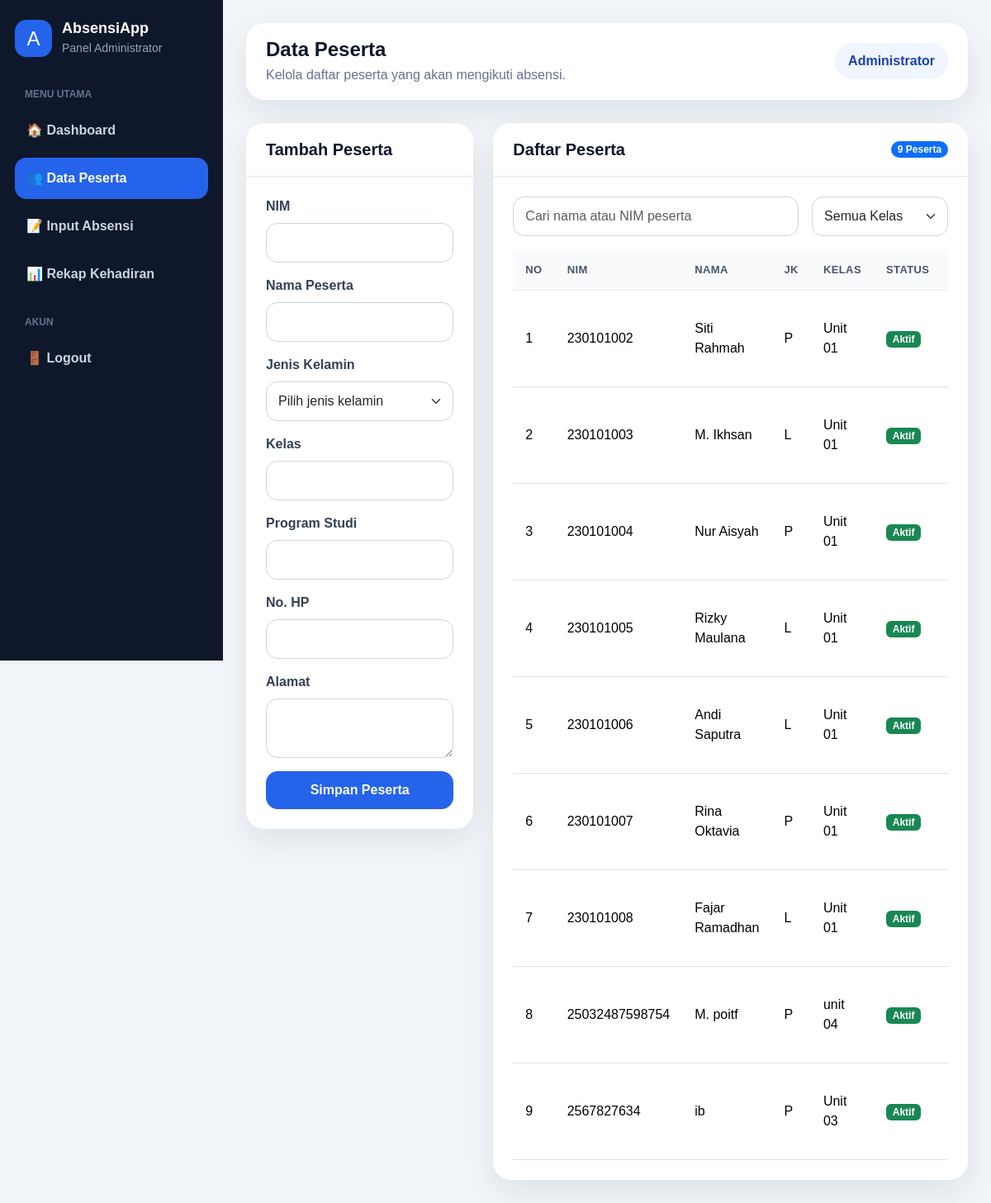
Page /peserta.php on the committed database.
### tables this page shows
CREATE TABLE `peserta` (
  `id_peserta` int(11) NOT NULL,
  `nim` varchar(30) NOT NULL,
  `nama_peserta` varchar(100) NOT NULL,
  `jenis_kelamin` enum('L','P') NOT NULL,
  `kelas` varchar(50) NOT NULL,
  `prodi` varchar(100) DEFAULT NULL,
  `no_hp` varchar(20) DEFAULT NULL,
  `alamat` text DEFAULT NULL,
  `status_peserta` enum('aktif','nonaktif') DEFAULT 'aktif',
  `created_at` timestamp NOT NULL DEFAULT current_timestamp()
);

### peserta.php (the view, shortened to what this page needs)
<?php
require_once 'koneksi.php';
?>
<!DOCTYPE html>
<html lang="id">
<head>
    <link href="https://cdn.jsdelivr.net/npm/bootstrap@5.3.8/dist/css/bootstrap.min.css" rel="stylesheet">
    <link rel="stylesheet" href="assets/css/style.css">
</head>
<body>
<div class="app-layout">
    <aside class="sidebar">
        <div class="logo">
            <div class="logo-box">A</div>
            <div>
                <h4>AbsensiApp</h4>
                <small>Panel Administrator</small>
            </div>
        </div>
        <div class="menu-label">Menu Utama</div>
        <ul class="nav-menu">
            <li><a href="dashboard.php">🏠 Dashboard</a></li>
            <li><a href="peserta.php" class="active">👥 Data Peserta</a></li>
            <li><a href="absensi.php">📝 Input Absensi</a></li>
            <li><a href="rekap.php">📊 Rekap Kehadiran</a></li>
        </ul>
        <div class="menu-label">Akun</div>
        <ul class="nav-menu">
            <li><a href="logout.php">🚪 Logout</a></li>
        </ul>
    </aside>
    <main class="main-content">
        <div class="topbar">
            <div>
                <h2>Data Peserta</h2>
                <p>Kelola daftar peserta yang akan mengikuti absensi.</p>
            </div>
            <div class="user-pill">Administrator</div>
        </div>
        <div class="row g-4">
            <div class="col-lg-4">
                <div class="content-card">
                    <div class="card-header">
                        <h5>Tambah Peserta</h5>
                    </div>
                    <div class="card-body">
                        <form method="post">
                            <div class="mb-3">
                                <label class="form-label">NIM</label>
                                <input type="text" class="form-control" name="nim"required>
                            </div>
                            <div class="mb-3">
                                <label class="form-label">Nama Peserta</label>
                                <input type="text" class="form-control" name="nama_peserta"required>
                            </div>
                            <div class="mb-3">
                                <label class="form-label">Jenis Kelamin</label>
                                <select class="form-select" name="jenis_kelamin" required>
                                    <option value="">Pilih jenis kelamin</option>
                                </select>
                            </div>
                            <div class="mb-3">
                                <label class="form-label">Kelas</label>
                                <input type="text" class="form-control" name="kelas"required>
                            </div>
                            <div class="mb-3">
                                <label class="form-label">Program Studi</label>
                                <input type="text" class="form-control" name="prodi"required>
                            </div>
                            <div class="mb-3">
                                <label class="form-label">No. HP</label>
                                <input type="text" class="form-control" name="no_hp"required>
                            </div>
                            <div class="mb-3">
                                <label class="form-label">Alamat</label>
                                <textarea class="form-control" name="alamat"required></textarea>
                            </div>
                            <button type="submit" name="simpan" class="btn btn-primary w-100">
                                Simpan Peserta
                            </button>
                        </form>
                    </div>
                </div>
            </div>
            <div class="col-lg-8">
                <div class="content-card">
                    <div class="card-header d-flex justify-content-between align-items-center">
                        <h5>Daftar Peserta</h5>
                        <?php
                        $jml = mysqli_num_rows(mysqli_query($conn, "SELECT * FROM peserta"));
                        ?>
                        <span class="badge bg-primary rounded-pill">
                            <?= $jml; ?> Peserta
                        </span>
                    </div>
                    <div class="card-body">
                        <div class="row g-3 mb-3">
                            <div class="col-md-8">
                                <input type="text" class="form-control" placeholder="Cari nama atau NIM peserta">
                            </div>
                            <div class="col-md-4">
                                <select class="form-select">
                                    <option>Semua Kelas</option>
                                </select>
                            </div>
                        </div>
                        <div class="table-responsive">
                            <table class="table table-hover">
                                <thead>
                                    <tr>
                                        <th>No</th>
                                        <th>NIM</th>
                                        <th>Nama</th>
                                        <th>JK</th>
                                        <th>Kelas</th>
                                        <th>Status</th>
                                        <th>Aksi</th>
                                    </tr>
                                </thead>
                                <tbody>
                                    <?php
                                    $no = 1;
                                    $data = mysqli_query($conn, "SELECT * FROM peserta");
                                    while($d = mysqli_fetch_assoc($data)){
                                    ?>
                                    <tr>
                                        <td><?= $no++; ?></td>
                                        <td><?= $d['nim']; ?></td>
                                        <td><?= $d['nama_peserta']; ?></td>
                                        <td><?= $d['jenis_kelamin']; ?></td>
                                        <td><?= $d['kelas']; ?></td>
                                        <td>
                                            <?php
                                            if($d['status_peserta']=="aktif"){
                                                echo "<span class='badge bg-success'>Aktif</span>";
                                            }else{
                                                echo "<span class='badge bg-danger'>Nonaktif</span>";
                                            }
                                            ?>
                                        </td>
                                        <td>
                                        </td>
                                    </tr>
                                    <?php } ?>
                                </tbody>
                            </table>
                        </div>
                    </div>
                </div>
            </div>
        </div>
    </main>
</div>
</body>
</html>

### assets/css/style.css (style rules this page uses)
:root { --primary: #2563eb; --primary-dark: #1e40af; --secondary: #64748b; --success: #16a34a; --warning: #f59e0b; --danger: #dc2626; --info: #0891b2; --dark: #0f172a; --light: #f8fafc; --soft-blue: #eff6ff; --border: #e2e8f0; --card-shadow: 0 15px 35px rgba(15, 23, 42, 0.08); }
* { box-sizing: border-box; }
body { font-family: Arial, Helvetica, sans-serif; background: #f1f5f9; color: #1e293b; margin: 0; }
a { text-decoration: none; }
.app-layout { display: flex; min-height: 100vh; }
.sidebar { width: 270px; background: #0f172a; color: white; padding: 24px 18px; position: fixed; min-height: 100vh; }
.sidebar .logo { display: flex; align-items: center; gap: 12px; margin-bottom: 35px; }
.logo-box { width: 45px; height: 45px; border-radius: 14px; background: #2563eb; display: flex; align-items: center; justify-content: center; font-size: 24px; }
.sidebar .logo h4 { margin: 0; font-size: 18px; font-weight: 800; }
.sidebar .logo small { color: #94a3b8; }
.menu-label { color: #64748b; font-size: 12px; text-transform: uppercase; font-weight: 700; margin: 24px 12px 10px; }
.nav-menu { list-style: none; padding: 0; margin: 0; }
.nav-menu li { margin-bottom: 8px; }
.nav-menu a { color: #cbd5e1; display: flex; align-items: center; gap: 12px; padding: 13px 14px; border-radius: 14px; font-weight: 600; transition: 0.2s ease; }
.nav-menu a:hover, .nav-menu a.active { background: #2563eb; color: white; }
.main-content { margin-left: 270px; width: calc(100% - 270px); padding: 28px; }
.topbar { background: white; border-radius: 22px; padding: 18px 24px; box-shadow: var(--card-shadow); display: flex; align-items: center; justify-content: space-between; margin-bottom: 28px; }
.topbar h2 { font-weight: 800; font-size: 24px; margin: 0; color: var(--dark); }
.topbar p { margin: 4px 0 0; color: var(--secondary); }
.user-pill { background: var(--soft-blue); color: var(--primary-dark); border-radius: 50px; padding: 10px 16px; font-weight: 700; }
.content-card { background: white; border-radius: 22px; box-shadow: var(--card-shadow); border: 0; overflow: hidden; }
.content-card .card-header { background: white; border-bottom: 1px solid var(--border); padding: 20px 24px; }
.content-card .card-header h5 { margin: 0; font-weight: 800; color: var(--dark); }
.content-card .card-body { padding: 24px; }
.form-label { font-weight: 700; color: #334155; }
.form-control, .form-select { border-radius: 14px; border-color: #cbd5e1; padding: 11px 14px; }
.btn { border-radius: 14px; font-weight: 700; padding: 10px 18px; }
.btn-primary { background: var(--primary); border-color: var(--primary); }
.table { margin-bottom: 0; }
.table thead th { background: #f8fafc; color: #475569; font-size: 13px; text-transform: uppercase; letter-spacing: 0.4px; border-bottom: 1px solid var(--border); }
.table td, .table th { vertical-align: middle; padding: 15px; }

### rows in the picture
peserta: nim "230101002", nama_peserta "Siti Rahmah", jenis_kelamin "P", kelas "Unit 01", status_peserta "Aktif"
peserta: nim "230101003", nama_peserta "M. Ikhsan", jenis_kelamin "L", kelas "Unit 01", status_peserta "Aktif"
peserta: nim "230101004", nama_peserta "Nur Aisyah", jenis_kelamin "P", kelas "Unit 01", status_peserta "Aktif"
peserta: nim "230101005", nama_peserta "Rizky Maulana", jenis_kelamin "L", kelas "Unit 01", status_peserta "Aktif"
peserta: nim "230101006", nama_peserta "Andi Saputra", jenis_kelamin "L", kelas "Unit 01", status_peserta "Aktif"
peserta: nim "230101007", nama_peserta "Rina Oktavia", jenis_kelamin "P", kelas "Unit 01", status_peserta "Aktif"
peserta: nim "230101008", nama_peserta "Fajar Ramadhan", jenis_kelamin "L", kelas "Unit 01", status_peserta "Aktif"
peserta: nim "25032487598754", nama_peserta "M. poitf", jenis_kelamin "P", kelas "unit 04", status_peserta "Aktif"
peserta: nim "2567827634", nama_peserta "ib", jenis_kelamin "P", kelas "Unit 03", status_peserta "Aktif"

### other values in the picture
$jml "9"
